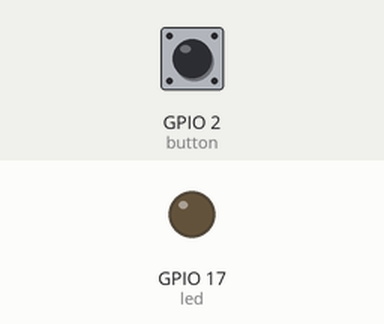
Simulated run of this program. Board: Raspberry Pi (BCM pin numbers). Parts: output pins drawn as LEDs (lit = HIGH). The test bench sets the inputs (shaded band); at power-on: GPIO 2 (button) HIGH. What the program prints to the terminal is not drawn.

Above: at 1.2 s.
1.3 s: GPIO 2 (button) pulled LOW for 0.15 s
At 1.37 s:
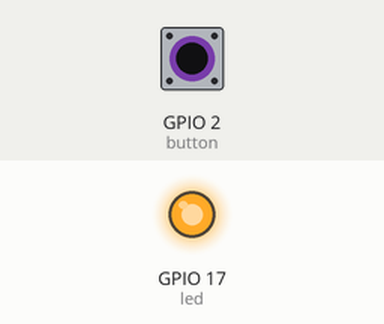
2.9 s: GPIO 2 (button) pulled LOW for 3.2 s
At 6.5 s:
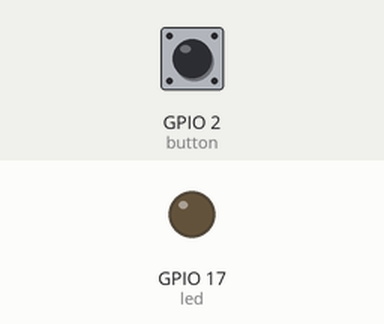
Timing chart, 0 to 8.0 s (numbered marks = the images above; inputs shaded):
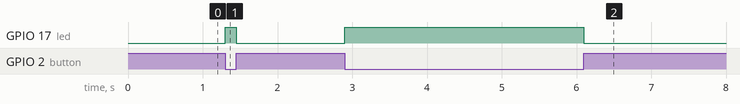

Measured:
- after the input at 1.3 s, GPIO 17 (led): LOW → HIGH at once, → LOW 0.15 s later
- after the input at 2.9 s, GPIO 17 (led): LOW → HIGH at once, → LOW 3.2 s later

The program:

gpio_control_3.py
```python
'''
Ejemplo de usar un boton para encender y apagar un LED evitando bloquear el programa.
Fuente: https://www.raspberrypi.org/learning/physical-computing-with-python/worksheet/
Fecha: mar dic  6 21:29:43 COT 2016
Version: 1.0
'''

from gpiozero import LED, Button
from signal import pause

# Usando el GP17 controlamos el LED
led = LED(17)

# Usando el GP2 controlamos el Boton
button = Button(2)

# Evento de presionar el boton enciende el LED
button.when_pressed = led.on
# Evento de soltar el boton apaga el LED
button.when_released = led.off

# El programa imprime un mensaje
print('No bloquea la ejecucion del programa')

# Pausa el programa evita terminar el programa
pause()


'''
Ejecutar: python gpio_control_3.py
'''
```
